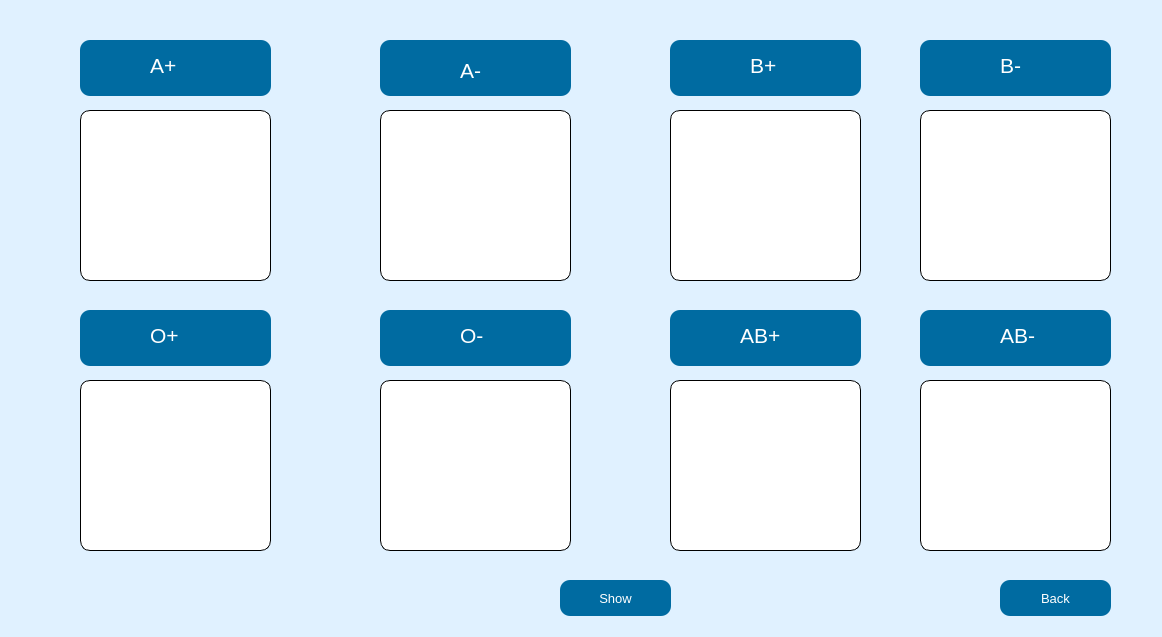
<?xml version="1.0" encoding="UTF-8"?>
<ui version="4.0">
 <class>showAllBlood</class>
 <widget class="QDialog" name="showAllBlood">
  <property name="geometry">
   <rect>
    <x>0</x>
    <y>0</y>
    <width>1162</width>
    <height>637</height>
   </rect>
  </property>
  <property name="windowTitle">
   <string>Dialog</string>
  </property>
  <property name="styleSheet">
   <string notr="true">#showAllBlood{
background-color: rgb(224, 241, 255);
}

#groupBox{

background-color:#006ba1;
border-radius: 10px;
margin-bottom:5px;
}

#groupBox_2{

background-color:#006ba1;
border-radius: 10px;
margin-bottom:5px;
}

#groupBox_3{

background-color:#006ba1;
border-radius: 10px;
margin-bottom:5px;
}

#groupBox_4{

background-color:#006ba1;
border-radius: 10px;
margin-bottom:5px;
}

#groupBox_6{

background-color:#006ba1;
border-radius: 10px;
margin-bottom:5px;
}

#groupBox_5{

background-color:#006ba1;
border-radius: 10px;
margin-bottom:5px;
}

#groupBox_7{

background-color:#006ba1;
border-radius: 10px;
margin-bottom:5px;
}

#groupBox_8{

background-color:#006ba1;
border-radius: 10px;
margin-bottom:5px;
}

#label{
color:white;
}

#label_2{
color:white;
}

#label_3{
color:white;
}
#label_4{
color:white;
}
#label_5{
color:white;
}
#label_6{
color:white;
}
#label_7{
color:white;
}
#label_8{
color:white;
}

#Aplus{
border: 1px solid; border-radius:10px; background-color: palette(base);
}


#Aplus{
border: 1px solid; border-radius:10px; background-color: palette(base);
}


#Aminus{
border: 1px solid; border-radius:10px; background-color: palette(base);
}

#Bplus{
border: 1px solid; border-radius:10px; background-color: palette(base);
}

#Bminus{
border: 1px solid; border-radius:10px; background-color: palette(base);
}

#Oplus{
border: 1px solid; border-radius:10px; background-color: palette(base);
}

#Ominus{
border: 1px solid; border-radius:10px; background-color: palette(base);
}

#ABplus{
border: 1px solid; border-radius:10px; background-color: palette(base);
}

#ABminus{
border: 1px solid; border-radius:10px; background-color: palette(base);
}</string>
  </property>
  <widget class="QPushButton" name="pushButton">
   <property name="geometry">
    <rect>
     <x>560</x>
     <y>580</y>
     <width>111</width>
     <height>41</height>
    </rect>
   </property>
   <property name="font">
    <font>
     <pointsize>10</pointsize>
    </font>
   </property>
   <property name="styleSheet">
    <string notr="true">#pushButton{
color:white;
background-color:#006ba1;
border-radius: 10px;
margin-bottom:5px;
}</string>
   </property>
   <property name="text">
    <string>Show</string>
   </property>
  </widget>
  <widget class="QPlainTextEdit" name="Aplus">
   <property name="geometry">
    <rect>
     <x>80</x>
     <y>110</y>
     <width>191</width>
     <height>171</height>
    </rect>
   </property>
   <property name="font">
    <font>
     <family>Times New Roman</family>
     <pointsize>16</pointsize>
     <weight>75</weight>
     <bold>true</bold>
    </font>
   </property>
  </widget>
  <widget class="QGroupBox" name="groupBox">
   <property name="geometry">
    <rect>
     <x>80</x>
     <y>40</y>
     <width>191</width>
     <height>61</height>
    </rect>
   </property>
   <property name="title">
    <string/>
   </property>
   <widget class="QLabel" name="label">
    <property name="geometry">
     <rect>
      <x>70</x>
      <y>10</y>
      <width>55</width>
      <height>31</height>
     </rect>
    </property>
    <property name="font">
     <font>
      <pointsize>16</pointsize>
      <weight>50</weight>
      <bold>false</bold>
     </font>
    </property>
    <property name="text">
     <string>A+</string>
    </property>
   </widget>
  </widget>
  <widget class="QGroupBox" name="groupBox_3">
   <property name="geometry">
    <rect>
     <x>380</x>
     <y>40</y>
     <width>191</width>
     <height>61</height>
    </rect>
   </property>
   <property name="title">
    <string/>
   </property>
   <widget class="QLabel" name="label_2">
    <property name="geometry">
     <rect>
      <x>80</x>
      <y>10</y>
      <width>55</width>
      <height>41</height>
     </rect>
    </property>
    <property name="font">
     <font>
      <pointsize>16</pointsize>
      <weight>50</weight>
      <bold>false</bold>
     </font>
    </property>
    <property name="text">
     <string>A-</string>
    </property>
   </widget>
  </widget>
  <widget class="QGroupBox" name="groupBox_4">
   <property name="geometry">
    <rect>
     <x>670</x>
     <y>40</y>
     <width>191</width>
     <height>61</height>
    </rect>
   </property>
   <property name="title">
    <string/>
   </property>
   <widget class="QLabel" name="label_3">
    <property name="geometry">
     <rect>
      <x>80</x>
      <y>10</y>
      <width>55</width>
      <height>31</height>
     </rect>
    </property>
    <property name="font">
     <font>
      <pointsize>16</pointsize>
     </font>
    </property>
    <property name="text">
     <string>B+</string>
    </property>
   </widget>
  </widget>
  <widget class="QGroupBox" name="groupBox_2">
   <property name="geometry">
    <rect>
     <x>920</x>
     <y>40</y>
     <width>191</width>
     <height>61</height>
    </rect>
   </property>
   <property name="title">
    <string/>
   </property>
   <widget class="QLabel" name="label_4">
    <property name="geometry">
     <rect>
      <x>80</x>
      <y>10</y>
      <width>55</width>
      <height>31</height>
     </rect>
    </property>
    <property name="font">
     <font>
      <pointsize>16</pointsize>
     </font>
    </property>
    <property name="text">
     <string>B-</string>
    </property>
   </widget>
  </widget>
  <widget class="QPlainTextEdit" name="Aminus">
   <property name="geometry">
    <rect>
     <x>380</x>
     <y>110</y>
     <width>191</width>
     <height>171</height>
    </rect>
   </property>
   <property name="font">
    <font>
     <family>Times New Roman</family>
     <pointsize>16</pointsize>
     <weight>75</weight>
     <bold>true</bold>
    </font>
   </property>
  </widget>
  <widget class="QPlainTextEdit" name="Bplus">
   <property name="geometry">
    <rect>
     <x>670</x>
     <y>110</y>
     <width>191</width>
     <height>171</height>
    </rect>
   </property>
   <property name="font">
    <font>
     <family>Times New Roman</family>
     <pointsize>16</pointsize>
     <weight>75</weight>
     <bold>true</bold>
    </font>
   </property>
  </widget>
  <widget class="QPlainTextEdit" name="Bminus">
   <property name="geometry">
    <rect>
     <x>920</x>
     <y>110</y>
     <width>191</width>
     <height>171</height>
    </rect>
   </property>
   <property name="font">
    <font>
     <family>Times New Roman</family>
     <pointsize>16</pointsize>
     <weight>75</weight>
     <bold>true</bold>
    </font>
   </property>
  </widget>
  <widget class="QPlainTextEdit" name="Oplus">
   <property name="geometry">
    <rect>
     <x>80</x>
     <y>380</y>
     <width>191</width>
     <height>171</height>
    </rect>
   </property>
   <property name="font">
    <font>
     <family>Times New Roman</family>
     <pointsize>16</pointsize>
     <weight>75</weight>
     <bold>true</bold>
    </font>
   </property>
  </widget>
  <widget class="QPlainTextEdit" name="Ominus">
   <property name="geometry">
    <rect>
     <x>380</x>
     <y>380</y>
     <width>191</width>
     <height>171</height>
    </rect>
   </property>
   <property name="font">
    <font>
     <family>Times New Roman</family>
     <pointsize>16</pointsize>
     <weight>75</weight>
     <bold>true</bold>
    </font>
   </property>
  </widget>
  <widget class="QPlainTextEdit" name="ABplus">
   <property name="geometry">
    <rect>
     <x>670</x>
     <y>380</y>
     <width>191</width>
     <height>171</height>
    </rect>
   </property>
   <property name="font">
    <font>
     <family>Times New Roman</family>
     <pointsize>16</pointsize>
     <weight>75</weight>
     <bold>true</bold>
    </font>
   </property>
  </widget>
  <widget class="QPlainTextEdit" name="ABminus">
   <property name="geometry">
    <rect>
     <x>920</x>
     <y>380</y>
     <width>191</width>
     <height>171</height>
    </rect>
   </property>
   <property name="font">
    <font>
     <family>Times New Roman</family>
     <pointsize>16</pointsize>
     <weight>75</weight>
     <bold>true</bold>
    </font>
   </property>
  </widget>
  <widget class="QGroupBox" name="groupBox_5">
   <property name="geometry">
    <rect>
     <x>920</x>
     <y>310</y>
     <width>191</width>
     <height>61</height>
    </rect>
   </property>
   <property name="title">
    <string/>
   </property>
   <widget class="QLabel" name="label_8">
    <property name="geometry">
     <rect>
      <x>80</x>
      <y>10</y>
      <width>55</width>
      <height>31</height>
     </rect>
    </property>
    <property name="font">
     <font>
      <pointsize>16</pointsize>
     </font>
    </property>
    <property name="text">
     <string>AB-</string>
    </property>
   </widget>
  </widget>
  <widget class="QGroupBox" name="groupBox_6">
   <property name="geometry">
    <rect>
     <x>670</x>
     <y>310</y>
     <width>191</width>
     <height>61</height>
    </rect>
   </property>
   <property name="title">
    <string/>
   </property>
   <widget class="QLabel" name="label_7">
    <property name="geometry">
     <rect>
      <x>70</x>
      <y>10</y>
      <width>55</width>
      <height>31</height>
     </rect>
    </property>
    <property name="font">
     <font>
      <pointsize>16</pointsize>
     </font>
    </property>
    <property name="text">
     <string>AB+</string>
    </property>
   </widget>
  </widget>
  <widget class="QGroupBox" name="groupBox_7">
   <property name="geometry">
    <rect>
     <x>380</x>
     <y>310</y>
     <width>191</width>
     <height>61</height>
    </rect>
   </property>
   <property name="title">
    <string/>
   </property>
   <widget class="QLabel" name="label_6">
    <property name="geometry">
     <rect>
      <x>80</x>
      <y>10</y>
      <width>61</width>
      <height>31</height>
     </rect>
    </property>
    <property name="font">
     <font>
      <pointsize>16</pointsize>
     </font>
    </property>
    <property name="text">
     <string>O-</string>
    </property>
   </widget>
  </widget>
  <widget class="QGroupBox" name="groupBox_8">
   <property name="geometry">
    <rect>
     <x>80</x>
     <y>310</y>
     <width>191</width>
     <height>61</height>
    </rect>
   </property>
   <property name="title">
    <string/>
   </property>
   <widget class="QLabel" name="label_5">
    <property name="geometry">
     <rect>
      <x>70</x>
      <y>10</y>
      <width>61</width>
      <height>31</height>
     </rect>
    </property>
    <property name="font">
     <font>
      <pointsize>16</pointsize>
     </font>
    </property>
    <property name="text">
     <string>O+</string>
    </property>
   </widget>
  </widget>
  <widget class="QPushButton" name="BackButton">
   <property name="geometry">
    <rect>
     <x>1000</x>
     <y>580</y>
     <width>111</width>
     <height>41</height>
    </rect>
   </property>
   <property name="font">
    <font>
     <pointsize>10</pointsize>
    </font>
   </property>
   <property name="styleSheet">
    <string notr="true">#BackButton{
color:white;
background-color:#006ba1;
border-radius: 10px;
margin-bottom:5px;
}</string>
   </property>
   <property name="text">
    <string>Back</string>
   </property>
  </widget>
 </widget>
 <resources/>
 <connections/>
</ui>
